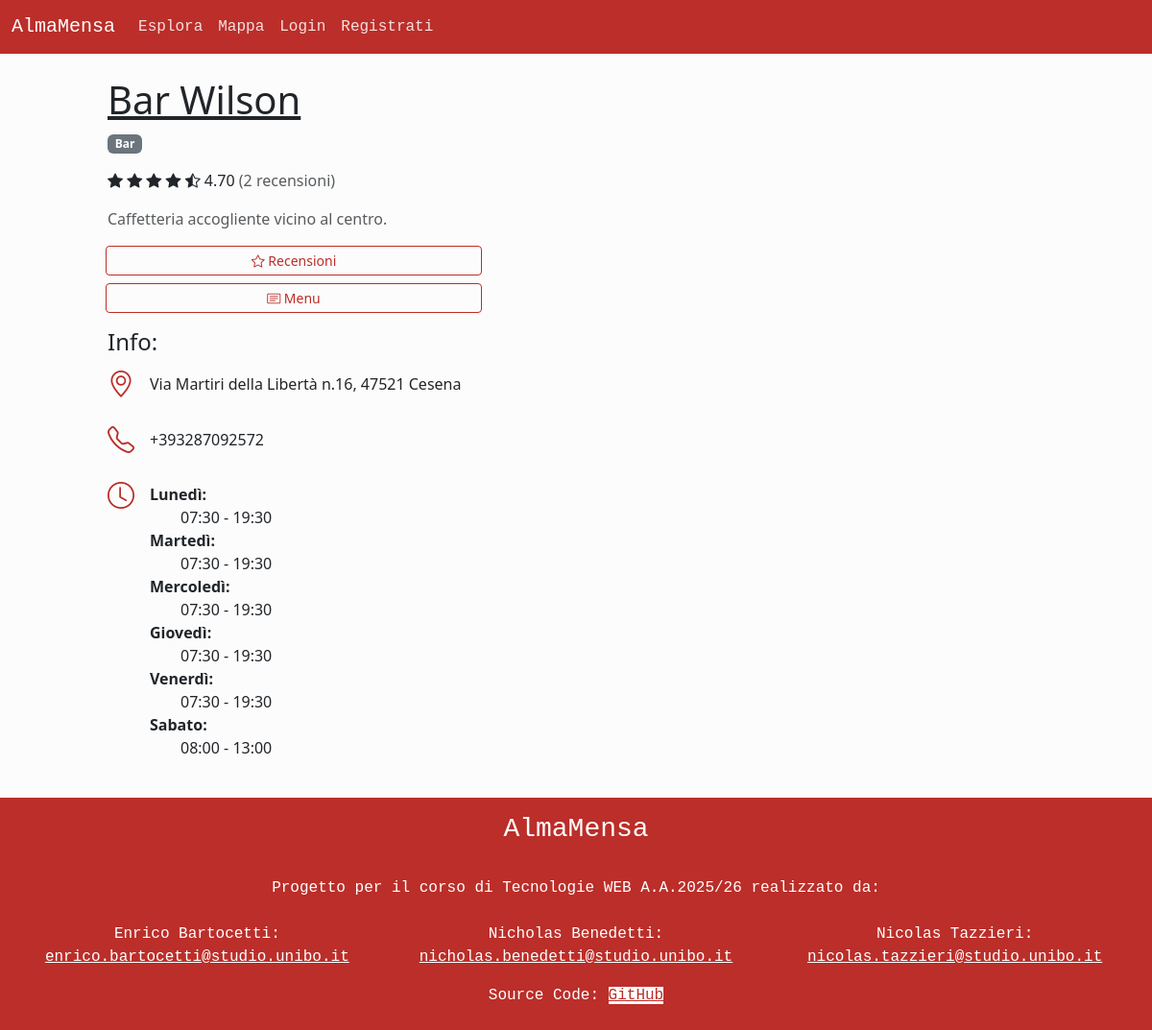
/canteen_details.php?id=2, run on the app's committed database.
### tables this page shows
CREATE TABLE `mense` (
  `id` int NOT NULL,
  `email` varchar(100) NOT NULL,
  `nome` varchar(50) NOT NULL,
  `descrizione` varchar(1024) NOT NULL,
  `ind_civico` varchar(10) NOT NULL,
  `ind_via` varchar(100) NOT NULL,
  `ind_comune` varchar(50) NOT NULL,
  `ind_cap` int NOT NULL,
  `telefono` varchar(20) DEFAULT NULL,
  `coo_latitudine` varchar(15) NOT NULL,
  `coo_longitudine` varchar(15) NOT NULL,
  `num_posti` int NOT NULL,
  `immagine` varchar(255) DEFAULT NULL,
  `id_categoria` int NOT NULL,
  `media_recensioni` decimal(3,2) NOT NULL,
  `num_recensioni` int NOT NULL
);

CREATE TABLE `categorie` (
  `id` int NOT NULL,
  `nome` varchar(25) NOT NULL
);

CREATE TABLE `orari` (
  `id_mensa` int NOT NULL,
  `giorno` varchar(10) NOT NULL,
  `ora_apertura` TIME NOT NULL,
  `ora_chiusura` TIME NOT NULL
);

### public/canteen_details.php (called while the page is built, shortened)
<?php
require_once '../src/bootstrap.php';
$templateParams["canteen"] = $dbh->getCanteenById($_GET["id"]);
require '../src/template/base.php';
?>

### src/database.php (called while the page is built, shortened)
<?php
class DatabaseHelper {
    private $db;
    public function __construct($servername, $username, $password, $dbname, $port){
        $this->db = new mysqli($servername, $username, $password, $dbname, $port);
    }
    public function getCanteenById($id) {
        $stmt = $this->db->prepare("SELECT m.*, c.nome AS categoria FROM mense AS m JOIN categorie c ON m.id_categoria = c.id WHERE m.id = ?;");
        $stmt->bind_param("i", $id);
        $stmt->execute();
        $result = $stmt->get_result();
        if ($result->num_rows > 0) {
            $c = $result->fetch_assoc();
            return new Canteen($c["id"], $c["email"], $c["nome"], $c["descrizione"], $c["ind_civico"], $c["ind_via"], $c["ind_comune"], $c["ind_cap"], $c["telefono"], $c["coo_latitudine"], $c["coo_longitudine"], $c["num_posti"], $c["immagine"], $c["categoria"], $c["media_recensioni"], $c["num_recensioni"], $this->getCanteenTimeTable($c["id"]));
        } else {
            return null;
        }
    }
    public function getCanteenTimetable($id, $day = "%") {
        $query = 'SELECT giorno, ora_apertura, ora_chiusura FROM orari
        WHERE id_mensa = ?
        AND giorno LIKE ?
        ORDER BY FIELD(giorno, \'mon\', \'tue\', \'wed\', \'thu\', \'fri\', \'sat\', \'sun\'), ora_apertura ASC';
        $stmt = $this->db->prepare($query);
        $stmt->bind_param("is", $id, $day);
        $stmt->execute();
        $hours = [];
        foreach ($stmt->get_result()->fetch_all(MYSQLI_ASSOC) as $h) {
            array_push($hours, new OpeningHour($h["giorno"], $h["ora_apertura"], $h["ora_chiusura"]));
        }
        return $hours;
    }
}
?>

### src/bootstrap.php (called while the page is built, shortened)
<?php
require_once("database.php");
$dbh = new DatabaseHelper("localhost", "root", "", "almamensa", 3306);
require_once("classes.php");
require_once("utils.php");
?>

### src/classes.php (called while the page is built, shortened)
<?php
class OpeningHour {
    private $dayOfWeek;
    private $openTime;
    private $closeTime;
    private static $dayMapper = [
        'mon' => 'Lunedì',
        'tue' => 'Martedì',
        'wed' => 'Mercoledì',
        'thu' => 'Giovedì',
        'fri' => 'Venerdì',
        'sat' => 'Sabato',
        'sun' => 'Domenica',
    ];
    public function __construct($dayOfWeek, $openTime, $closeTime) {
        $this->dayOfWeek = $dayOfWeek;
        $this->openTime = $openTime;
        $this->closeTime = $closeTime;
    }
    public function getDayOfWeek() {
        return self::$dayMapper[$this->dayOfWeek];
    }
    public function getOpenTime() {
        return (new DateTimeImmutable($this->openTime))->format('H:i');
    }
    public function getCloseTime() {
        return (new DateTimeImmutable($this->closeTime))->format('H:i');
    }
}
class Address implements JsonSerializable  {
    public $num;
    public $avenue;
    public $municipality;
    public $postalCode;
    public function __construct($n, $a, $m, $p) {
        $this->num = $n;
        $this->avenue = $a;
        $this->municipality = $m;
        $this->postalCode = $p;
    }
    public function getFormatted() {
        return $this->avenue . " n." . $this->num . ", " . $this->postalCode . " " . $this->municipality;
    }
}
class Canteen extends User implements JsonSerializable {
    private $id;
    private $name;
    private $desc;
    private $address;
    private $tel;
    private $img;
    private $category;
    private $avgReviews;
    private $numReviews;
    private $openingHours;
    public function __construct($id, $email, $name, $desc, $number, $avenue, $municipality, $postalCode, $tel, $lat, $long, $maxSeatings, $img, $category, $avgReviews, $numReviews, $openingHours) {
        $this->id = $id;
        $this->name = $name;
        $this->desc = $desc;
        $this->address = new Address($number, $avenue, $municipality, $postalCode);
        $this->tel = empty($tel) ? "" : $tel;
        $this->img = empty($img) ? "" : $img;
        $this->category = $category;
        $this->avgReviews = $avgReviews;
        $this->numReviews = $numReviews;
        $this->openingHours = $openingHours;
    }
    public function getId() {
        return $this->id;
    }
    public function getName() {
        return $this->name;
    }
    public function getDescription() {
        return $this->desc;
    }
    public function getAddress() {
        return $this->address;
    }
    public function getTelephone() {
        return $this->tel;
    }
    public function getImg() {
        return $this->img;
    }
    public function getCategory() {
        return $this->category;
    }
    public function getAvgReviews() {
        return $this->avgReviews;
    }
    public function getNumReviews() {
        return $this->numReviews;
    }
    public function getOpeningHours(): array {
        return $this->openingHours;
    }
}
?>

### src/template/canteen_details.php (the view, shortened to what this page needs)
<?php
    $canteen = $templateParams["canteen"];
    require("components/canteen_header.php");
?>
        <div class="row justify-content-center">
            <div class="col-11 col-md-12 row justify-content-center d-md-block">
                <div class="col-6 col-md-4 offset-md-1 d-grid gap-2 mb-md-2 p-0 pe-1 pe-md-0">
                    <a class="btn btn-outline-primary btn-sm" role="button" href="canteen_reviews.php?id=<?php echo $canteen->getId(); ?>">
                        <span class="bi bi-star"></span>&nbsp;Recensioni
                    </a>
                </div>
                <div class="col-6 col-md-4 offset-md-1 d-grid gap-2 p-0 ps-1 ps-md-0">
                    <a class="btn btn-outline-primary btn-sm" role="button" href="menu.php?id=<?php echo urlencode($canteen->getId()); ?>">
                        <span class="bi bi-card-text"></span>&nbsp;Menu
                    </a>
                </div>
            </div>
        </div>
        <section class="row justify-content-center justify-content-md-start mt-3">
            <div class="col-11 col-md-9 offset-md-1">
                <h2 class="fs-4">Info:</h2>
                <ul class="list-unstyled">
                    <li class="d-flex align-items-center mb-3">
                        <span class="bi bi-geo-alt text-primary fs-3 me-3" title="Indirizzo"></span>
                        <?php echo $canteen->getAddress()->getFormatted(); ?>
                    </li>
                    <?php if (!empty($canteen->getTelephone())): ?>
                    <li class="d-flex align-items-center mb-3">
                        <span class="bi bi-telephone text-primary fs-3 me-3" title="Telefono"></span>
                        <?php echo $canteen->getTelephone(); ?>
                    </li>
                    <?php endif; ?>
                    <li class="d-flex align-items-start">
                        <span class="bi bi-clock text-primary fs-3 me-3" title="Orari di apertura"></span>
                        <ul class="list-unstyled pt-2">
                            <?php
                            $last = "";
                            foreach($canteen->getOpeningHours() as $t): ?>
                            <?php if ($last != $t->getDayOfWeek()):
                            if ($last != "") echo "</ul></li>"; ?>
                            <li class="d-block"><strong>
                                <?php echo $t->getDayOfWeek(); ?>:
                            </strong>
                            <ul>
                            <?php endif; ?>
                            <li class="list-unstyled"><?php echo "{$t->getOpenTime()} - {$t->getCloseTime()}"; ?></li>
                            <?php if ($last != $t->getDayOfWeek()){
                                $last = $t->getDayOfWeek();
                            } ?>
                            <?php endforeach; ?>
                        </ul>
                    </li>
                </ul>
            </div>
        </section>

### src/template/components/canteen_header.php (shortened to what this page needs)
<header class="row justify-content-center">
    <?php if (!empty($canteen->getImg())): ?>
    <div class="col-12 col-md-4 offset-md-1 order-md-2 p-0 mt-md-4">
        <img src="<?php echo UPLOAD_DIR . $canteen->getImg(); ?>" class="img-fluid mb-3 pe-md-2 w-100" alt="" />
    </div>
    <div class="col-11 col-md-5 order-md-1 mt-md-4">
    <?php else: ?>
    <div class="col-11 col-md-10 mt-4">
    <?php endif; ?>
        <a class="col-11 col-md-10 p-0 text-dark h1 d-block" href="canteen_details.php?id=<?php echo $templateParams["canteen"]->getId(); ?>"><?php echo $templateParams["canteen"]->getName(); ?></a>
        <p class="badge bg-secondary"><?php echo $canteen->getCategory() ?></p>
        <p>
        <?php
            echo $canteen->getAvgReviews();
        ?>
            <span class="text-body-secondary">(<?php echo $canteen->getNumReviews(); ?> recensioni)</span>
        </p>
        <p class="text-body-secondary"><?php echo $canteen->getDescription(); ?></p>
    </div>
</header>

### data on the page
mense: nome "Bar Wilson", id_categoria.nome "Bar", media_recensioni "4.70", descrizione "Caffetteria accogliente vicino al centro.", $canteen->getAddress()->getFormatted() "Via Martiri della Libertà n.16, 47521 Cesena", telefono "+393287092572"
orari: giorno "Lunedì", ora_apertura "07:30", ora_chiusura "19:30"
orari: giorno "Martedì", ora_apertura "07:30", ora_chiusura "19:30"
orari: giorno "Mercoledì", ora_apertura "07:30", ora_chiusura "19:30"
orari: giorno "Giovedì", ora_apertura "07:30", ora_chiusura "19:30"
orari: giorno "Venerdì", ora_apertura "07:30", ora_chiusura "19:30"
orari: giorno "Sabato", ora_apertura "08:00", ora_chiusura "13:00"

### other printed values
$canteen->getNumReviews() "2"
